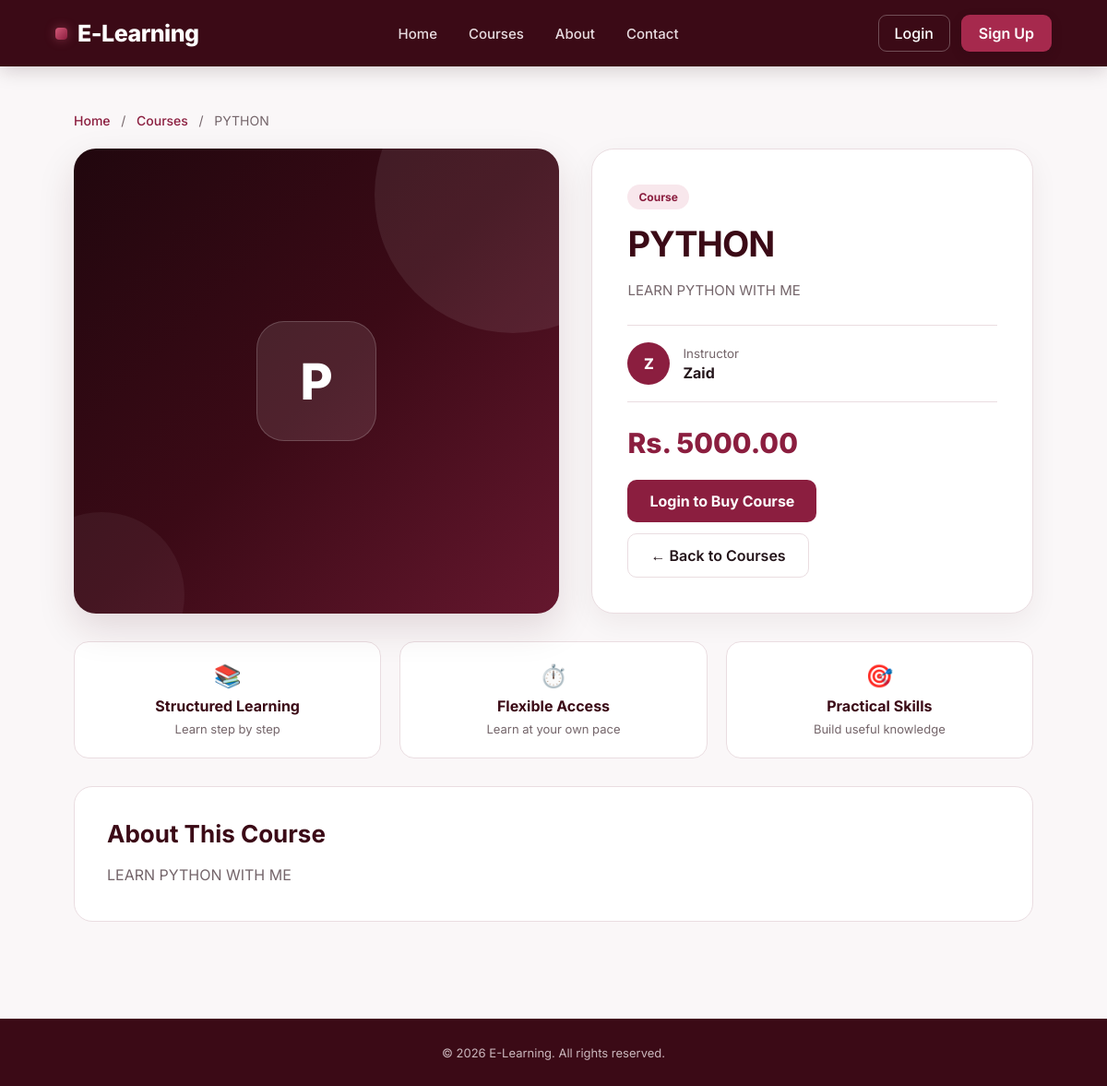
Page /courses/course/2/ on the committed database.
### courses/models.py (models this page shows, shortened)
class Course(models.Model):
    title = models.CharField(max_length=200)
    description = models.TextField()
    instructor = models.CharField(max_length=100)
    price = models.DecimalField(max_digits=10, decimal_places=2)

### courses/views.py (the view)
# urls.py: path('course/<int:course_id>/', views.course_detail, name='course_detail'),
def course_detail(request, course_id):
    course = get_object_or_404(
        Course,
        id=course_id
    )
    is_enrolled = False
    if request.user.is_authenticated:
        is_enrolled = Enrollment.objects.filter(
            user=request.user,
            course=course
        ).exists()
    return render(
        request,
        "courses/course_detail.html",
        {
            "course": course,
            "is_enrolled": is_enrolled,
        }
    )

### templates/courses/course_detail.html (shortened to what this page needs)
{% extends "base.html" %}
{% block content %}
<div class="course-detail-wrapper">
    <div class="breadcrumb">
        <a href="{% url 'home' %}">
            Home
        </a>
        &nbsp; / &nbsp;
        <a href="{% url 'course_list' %}">
            Courses
        </a>
        &nbsp; / &nbsp;
        {{ course.title }}
    </div>
    <section class="course-detail-hero">
        <div class="course-visual">
            <div class="course-big-icon">
                {{ course.title|slice:":1" }}
            </div>
        </div>
        <div class="course-detail-main">
            <span class="detail-tag">
                Course
            </span>
            <h1>
                {{ course.title }}
            </h1>
            <p class="description">
                {% if course.description %}
                    {{ course.description }}
                {% else %}
                    Learn this course through structured content
                    and practical concepts designed to help you
                    build useful skills.
                {% endif %}
            </p>
            <div class="detail-instructor">
                <div class="instructor-avatar">
                    {{ course.instructor|slice:":1" }}
                </div>
                <div>
                    <small>
                        Instructor
                    </small>
                    <strong>
                        {{ course.instructor }}
                    </strong>
                </div>
            </div>
            <div class="detail-price">
                Rs. {{ course.price }}
            </div>
            <div class="detail-actions">
                {% if user.is_authenticated %}
                    {% if is_enrolled %}
                        <button
                            class="enrolled-btn"
                            disabled
                        >
                            ✓ Already Enrolled
                        </button>
                    {% else %}
                        <a
                            href="{% url 'create_checkout_session' course.id %}"
                            class="enroll-btn"
                        >
                            Buy Course - Rs. {{ course.price }}
                        </a>
                    {% endif %}
                {% else %}
                    <a
                        href="{% url 'login' %}?next={% url 'create_checkout_session' course.id %}"
                        class="login-enroll-btn"
                    >
                        Login to Buy Course
                    </a>
                {% endif %}
                <a
                    href="{% url 'course_list' %}"
                    class="back-btn"
                >
                    ← Back to Courses
                </a>
            </div>
        </div>
    </section>
    <section class="course-info-grid">
        <div class="info-card">
            <div class="info-icon">
                📚
            </div>
            <strong>
                Structured Learning
            </strong>
            <span>
                Learn step by step
            </span>
        </div>
        <div class="info-card">
            <div class="info-icon">
                ⏱️
            </div>
            <strong>
                Flexible Access
            </strong>
            <span>
                Learn at your own pace
            </span>
        </div>
        <div class="info-card">
            <div class="info-icon">
                🎯
            </div>
            <strong>
                Practical Skills
            </strong>
            <span>
                Build useful knowledge
            </span>
        </div>
    </section>
    <section class="about-course">
        <h2>
            About This Course
        </h2>
        <p>
            {% if course.description %}
                {{ course.description }}
            {% else %}
                This course is designed to provide clear
                explanations and practical learning so
                students can understand the subject and
                apply what they learn.
            {% endif %}
        </p>
    </section>
</div>
{% endblock %}

### templates/base.html (style rules this page uses)
:root { --maroon-darkest: #21070e; --maroon-dark: #3b0a16; --maroon: #65172e; --accent: #8b1e3f; --accent-hover: #6f1732; --accent-light: #f8e7ec; --accent-soft: #f3a6ba; --text-dark: #24151a; --text-muted: #74656a; --border: #eadde1; --background: #faf7f8; --white: #ffffff; --success: #166534; --success-bg: #dcfce7; --error: #991b1b; --error-bg: #fee2e2; }
* { margin: 0; padding: 0; box-sizing: border-box; }
html { scroll-behavior: smooth; }
body { font-family: 'Inter', Arial, Helvetica, sans-serif; background: var(--background); color: var(--text-dark); min-height: 100vh; -webkit-font-smoothing: antialiased; }
a { color: var(--accent); text-decoration: none; font-weight: 500; }

### templates/courses/course_detail.html (style rules this page uses)
.course-detail-wrapper { max-width: 1100px; margin: 0 auto; }
.breadcrumb { margin-bottom: 22px; font-size: 14px; color: var(--text-muted); }
.breadcrumb a { color: var(--accent); }
.course-detail-hero { display: grid; grid-template-columns: 1.1fr 1fr; gap: 35px; align-items: stretch; margin-bottom: 30px; }
.course-visual { min-height: 360px; border-radius: 24px; background: linear-gradient( 135deg, #21070e, #3b0a16, #65172e ); position: relative; overflow: hidden; display: flex; align-items: center; justify-content: center; box-shadow: 0 16px 40px rgba(59, 10, 22, 0.13); }
.course-visual::before { content: ""; position: absolute; width: 300px; height: 300px; border-radius: 50%; right: -100px; top: -100px; background: rgba(255,255,255,0.08); }
.course-visual::after { content: ""; position: absolute; width: 180px; height: 180px; border-radius: 50%; left: -60px; bottom: -70px; background: rgba(255,255,255,0.05); }
.course-big-icon { position: relative; z-index: 2; width: 130px; height: 130px; border-radius: 30px; background: rgba(255,255,255,0.10); border: 1px solid rgba(255,255,255,0.18); display: flex; align-items: center; justify-content: center; color: white; font-size: 54px; font-weight: 800; }
.course-detail-main { background: white; border: 1px solid var(--border); border-radius: 24px; padding: 38px; box-shadow: 0 10px 30px rgba(59, 10, 22, 0.06); }
.detail-tag { display: inline-block; background: var(--accent-light); color: var(--accent); font-size: 12px; font-weight: 700; padding: 6px 12px; border-radius: 999px; margin-bottom: 16px; }
.course-detail-main h1 { margin: 0 0 15px; color: var(--maroon-dark); font-size: 38px; line-height: 1.15; letter-spacing: -1px; }
.course-detail-main .description { color: var(--text-muted); line-height: 1.7; font-size: 15px; margin-bottom: 25px; }
.detail-instructor { display: flex; align-items: center; gap: 14px; padding: 18px 0; border-top: 1px solid var(--border); border-bottom: 1px solid var(--border); }
.instructor-avatar { width: 46px; height: 46px; border-radius: 50%; background: var(--accent); color: white; display: flex; align-items: center; justify-content: center; font-weight: 800; font-size: 16px; }
.detail-instructor small { display: block; color: var(--text-muted); margin-bottom: 3px; }
.detail-instructor strong { color: var(--text-dark); }
.detail-price { margin-top: 26px; color: var(--accent); font-size: 30px; font-weight: 800; }
.detail-actions { display: flex; gap: 12px; margin-top: 22px; flex-wrap: wrap; align-items: center; }
.login-enroll-btn { background: var(--accent); color: white; padding: 13px 24px; border-radius: 10px; font-weight: 700; transition: 0.2s ease; text-decoration: none; display: inline-block; }
.back-btn { background: white; border: 1px solid var(--border); color: var(--text-dark); padding: 13px 24px; border-radius: 10px; font-weight: 600; text-decoration: none; }
.course-info-grid { display: grid; grid-template-columns: repeat(3, 1fr); gap: 20px; margin-top: 30px; }
.info-card { background: white; border: 1px solid var(--border); border-radius: 16px; padding: 22px; text-align: center; }
.info-icon { font-size: 24px; margin-bottom: 8px; }
.info-card strong { display: block; color: var(--maroon-dark); margin-bottom: 4px; }
.info-card span { color: var(--text-muted); font-size: 13px; }
.about-course { margin-top: 30px; background: white; border: 1px solid var(--border); border-radius: 20px; padding: 35px; }
.about-course h2 { margin: 0 0 15px; color: var(--maroon-dark); font-size: 26px; }
.about-course p { margin: 0; color: var(--text-muted); line-height: 1.8; }

### rows in the picture
Course: title "PYTHON", title "P", description "LEARN PYTHON WITH ME", instructor "Z", instructor "Zaid", price "5000.00"
